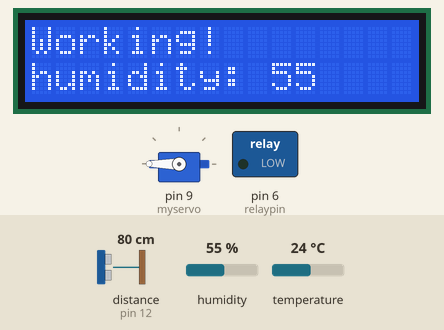
Recording of a sketch running on a simulated Arduino Uno, built with avr-gcc and run on an emulated ATmega328P. Parts: servo, 16×2 character LCD, switched loads named in the sketch (green lamp = pin HIGH). Wiring (inferred from the names in the program): ultrasonic range finder: trigger pin 13; echo pin 12. The test bench sets the inputs (shaded band); at power-on: distance to the obstacle (sensor on pin 12) 80 cm, humidity 55 %, temperature 24 °C. The echo pulse lasts 58.3 µs per cm; pins used as bus, display or sensor lines are not drawn; what the sketch prints to the serial monitor is not drawn.

Above: at 1.4 s.
1.5 s: distance to the obstacle (sensor on pin 12) set to 33 cm
3.0 s: distance to the obstacle (sensor on pin 12) set to 28 cm
At 4.8 s:
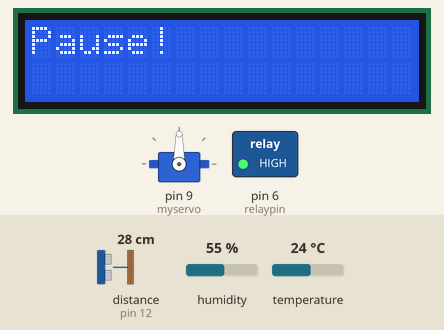
5.1 s: distance to the obstacle (sensor on pin 12) set to 35 cm
At 6.0 s:
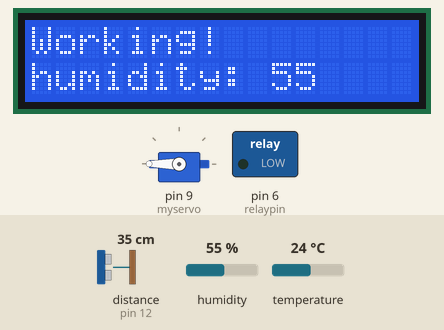
6.9 s: humidity set to 51 %
At 8.0 s:
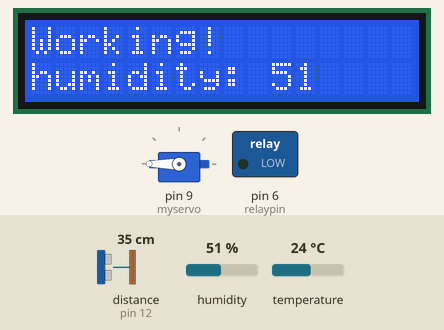
8.6 s: humidity set to 48 %
At 9.9 s:
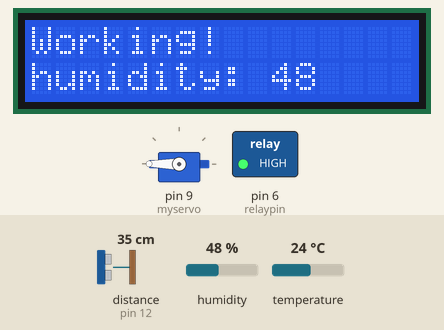
11.0 s: humidity set to 22 %
At 13.1 s:
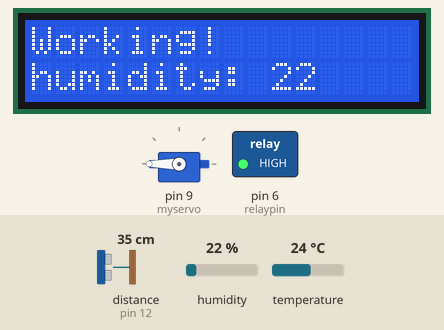
Timing chart, 0 to 14.4 s (numbered marks = the images above; inputs shaded):
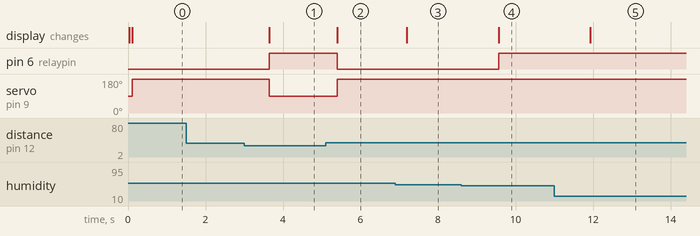

Measured:
- the behaviour switches between 31 and 30 cm on distance to the obstacle (sensor on pin 12) (found by bisection; images 0 and 1)
- the behaviour switches between 50 and 49 % on humidity (found by bisection; images 3 and 4)
- after the input at 1.5 s, every drawn part: stays the same
- after the input at 3.0 s, pin 6 (relaypin): LOW → HIGH after 0.65 s; servo on pin 9 (myservo): 180° → 90° after 0.65 s; the display: changes after 0.65 s (image 1)
- after the input at 5.1 s, pin 6 (relaypin): HIGH → LOW after 0.31 s; servo on pin 9 (myservo): 90° → 180° after 0.31 s; the display: changes after 0.31 s (image 2)
- after the input at 6.9 s, the display: changes after 0.29 s (image 3)
- after the input at 8.6 s, pin 6 (relaypin): LOW → HIGH after 0.96 s; the display: changes after 0.96 s (image 4)
- after the input at 11.0 s, the display: changes after 0.93 s (image 5)

The sketch:

_______.ino
```cpp
#include <DHT.h> // 온습도센서 라이브러리 사용
#define DHTPIN A1 // DHT 센서의 핀 번호를 A1으로 설정
#define DHTTYPE DHT11 // 사용되는 DHT 센서 타입을 DHT11으로 설정
DHT dht(DHTPIN, DHTTYPE); // DHT 객체를 생성하고 핀과 타입을 설정

#include <Servo.h> // 서보모터 라이브러리 사용
Servo myservo; // 서보모터 객체를 myservo로 생성

#include <Wire.h> // I2C 통신을 위한 라이브러리
#include <LiquidCrystal_I2C.h> // LCD 1602 I2C용 라이브러리
LiquidCrystal_I2C lcd(0x3F, 16, 2); // LCD 객체 생성, 주소 0x3F 또는 0x27, 크기 16x2

int relaypin = 6; // 릴레이 핀 번호를 6으로 설정
int relaypinx = 7; // 릴레이 핀 번호를 7로 설정
int trig = 13; // 초음파 센서 트리거 핀 번호를 13으로 설정
int echo = 12; // 초음파 센서 에코 핀 번호를 12로 설정

void setup() {
  pinMode(relaypin, OUTPUT); // 릴레이 핀을 출력 모드로 설정
  pinMode(trig, OUTPUT); // 트리거 핀을 출력 모드로 설정
  pinMode(echo, INPUT); // 에코 핀을 입력 모드로 설정
  myservo.attach(9); // 서보모터를 9번 핀에 연결
  Serial.begin(9600); // 시리얼 통신 속도를 9600으로 설정
}

void loop() {
  int h = dht.readHumidity(); // 습도 값을 읽어서 변수 h에 저장
  int t = dht.readTemperature(); // 온도 값을 읽어서 변수 t에 저장
  long duration, distance; // 거리 측정을 위한 변수 선언

  // 트리거 핀으로 10us 동안 펄스 출력
  digitalWrite(trig, LOW); // 트리거 핀 LOW로 설정
  delayMicroseconds(2); // 2마이크로초 지연
  digitalWrite(trig, HIGH); // 트리거 핀 HIGH로 설정
  delayMicroseconds(10); // 10마이크로초 지연
  digitalWrite(trig, LOW); // 트리거 핀 LOW로 설정

  // 에코 핀에서 펄스 지속 시간 읽기
  duration = pulseIn(echo, HIGH);
  distance = duration * 170 / 1000 / 10; // 거리 계산 (cm 단위)

  // 시리얼 모니터에 거리 출력
  Serial.print("거리: ");
  Serial.print(distance);
  Serial.println("cm");

  if (distance >= 30) { // 거리가 30cm 이상일 때
    Serial.print("humidity:");
    Serial.println(h); // 시리얼 모니터에 습도 출력

    lcd.init(); // LCD 초기화
    lcd.backlight(); // 백라이트 켜기
    lcd.setCursor(0, 0); // 첫 번째 줄 첫 번째 위치로 커서 이동
    lcd.print("Working!"); // "Working!" 출력
    lcd.setCursor(0, 1); // 두 번째 줄 첫 번째 위치로 커서 이동
    lcd.print("humidity: "); // "humidity: " 출력
    lcd.print(h); // 습도 값 출력

    digitalWrite(relaypinx, LOW); // 릴레이 핀 LOW로 설정 (LED 바)
    myservo.write(180); // 서보모터를 180도로 회전 (역방향 최고 속도)

    if (h < 50) { // 습도가 50% 미만일 때
      digitalWrite(relaypin, HIGH); // 릴레이 핀 HIGH로 설정
    } else {
      digitalWrite(relaypin, LOW); // 릴레이 핀 LOW로 설정
    }
  } else { // 거리가 30cm 미만일 때
    lcd.init(); // LCD 초기화
    lcd.backlight(); // 백라이트 켜기
    lcd.setCursor(0, 0); // 첫 번째 줄 첫 번째 위치로 커서 이동
    lcd.print("Pause!"); // "Pause!" 출력
    myservo.write(90); // 서보모터 정지 (90도)
    digitalWrite(relaypin, HIGH); // 릴레이 핀 HIGH로 설정
  }

  delay(500); // 0.5초 지연
}
```
